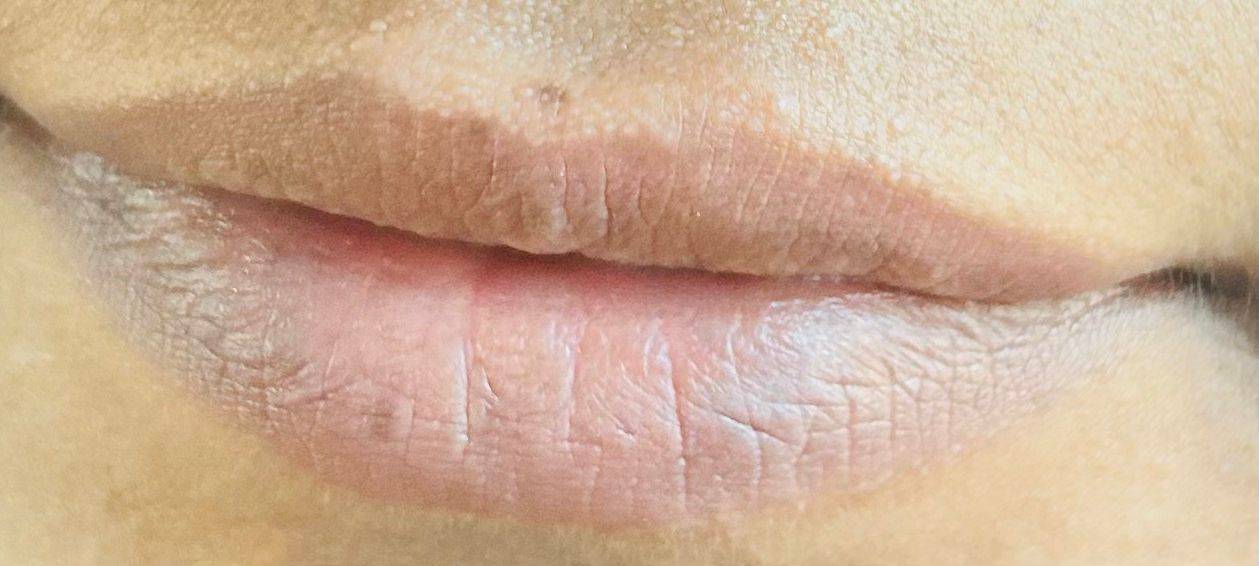
#> input picture IT22564818_Meyrushan_N/Model/Human_Body_Hydration_Managment_PP1/Test_04.jpeg, 1259 x 566 px
$ python -i lip_feature_extractor.py   (imports and definitions only)   (older library calls are emulated)
#> lines starting #> are read from the running program, lines starting #| are printed output that depends on the picture
#> further down, picture is the input picture: shape (566, 1259, 3); mean B, G, R 150.3, 175.6, 205.8
"""
Advanced Feature Extraction for Lip Hydration Analysis
Extracts multi-modal features: texture, color, spatial patterns

NOTE: This is used for SUPPLEMENTARY analysis only.
The CNN model makes the primary prediction.
These features provide additional signals (crack severity, redness, etc.)
"""
import numpy as np
import cv2
from PIL import Image
from skimage.feature import local_binary_pattern


# ======================================================
# 1. LIP REGION DETECTION & CROPPING
# ======================================================
def detect_and_crop_lips(image):
    """
    Detect lip region from image.

    Since training data is already lip-area crops,
    this does a CLEAN tight crop (no black masking) if face is found.
    If no face found (already a lip crop), returns image as-is.

    Returns (cropped_image, success_flag, landmarks)
    """
    try:
        import mediapipe as mp

        mp_face_mesh = mp.solutions.face_mesh
        face_mesh = mp_face_mesh.FaceMesh(
            static_image_mode=True,
            max_num_faces=1,
            refine_landmarks=True,
            min_detection_confidence=0.5
        )

        img_np = np.array(image)
        if len(img_np.shape) == 3 and img_np.shape[2] == 3:
            img_rgb = img_np
        else:
            img_rgb = cv2.cvtColor(img_np, cv2.COLOR_BGR2RGB)

        results = face_mesh.process(img_rgb)
        face_mesh.close()

        if results.multi_face_landmarks:
            landmarks = results.multi_face_landmarks[0]
            h, w = img_rgb.shape[:2]

            # Outer lip indices for crop boundary
            lip_outer_indices = [
                61, 146, 91, 181, 84, 17, 314, 405, 321, 375, 291,
                409, 270, 269, 267, 0, 37, 39, 40, 185
            ]

            # Get bounding box from outer lip
            lip_points = np.array([
                (int(landmarks.landmark[i].x * w), int(landmarks.landmark[i].y * h))
                for i in lip_outer_indices
            ], dtype=np.int32)

            x, y, bw, bh = cv2.boundingRect(lip_points)

            # Small padding (5% of lip size)
            pad_x = max(3, int(bw * 0.05))
            pad_y = max(3, int(bh * 0.05))

            x1 = max(0, x - pad_x)
            y1 = max(0, y - pad_y)
            x2 = min(w, x + bw + pad_x)
            y2 = min(h, y + bh + pad_y)

            # CLEAN crop — no black masking
            cropped = image.crop((x1, y1, x2, y2))

            lip_coords = [
                (landmarks.landmark[i].x * w - x1,
                 landmarks.landmark[i].y * h - y1)
                for i in lip_outer_indices
            ]

            return cropped, True, lip_coords

        # No face found — image is likely already a lip crop
        return image, False, None

    except ImportError:
        return image, False, None
    except Exception as e:
        print(f"[Warning] Lip detection failed: {e}")
        return image, False, None


# ======================================================
# 2. COLOR FEATURE EXTRACTION
# ======================================================
# [94 lines left out: functions extract_color_features, analyze_lip_texture, not called in this run]


# ======================================================
# 4. AUTOMATIC IMAGE ENHANCEMENT
# ======================================================
def auto_adjust_image(image):
    """
    Light enhancement for feature extraction.
    Only CLAHE on lightness — no double-enhancing.
    """
    img_np = np.array(image)

    # Use LAB color space — enhance L channel only
    lab = cv2.cvtColor(img_np, cv2.COLOR_RGB2LAB)
#> lab: shape (566, 1259, 3); mean of channels 0, 1, 2 180.2, 126.6, 109.7
    l_ch, a_ch, b_ch = cv2.split(lab)
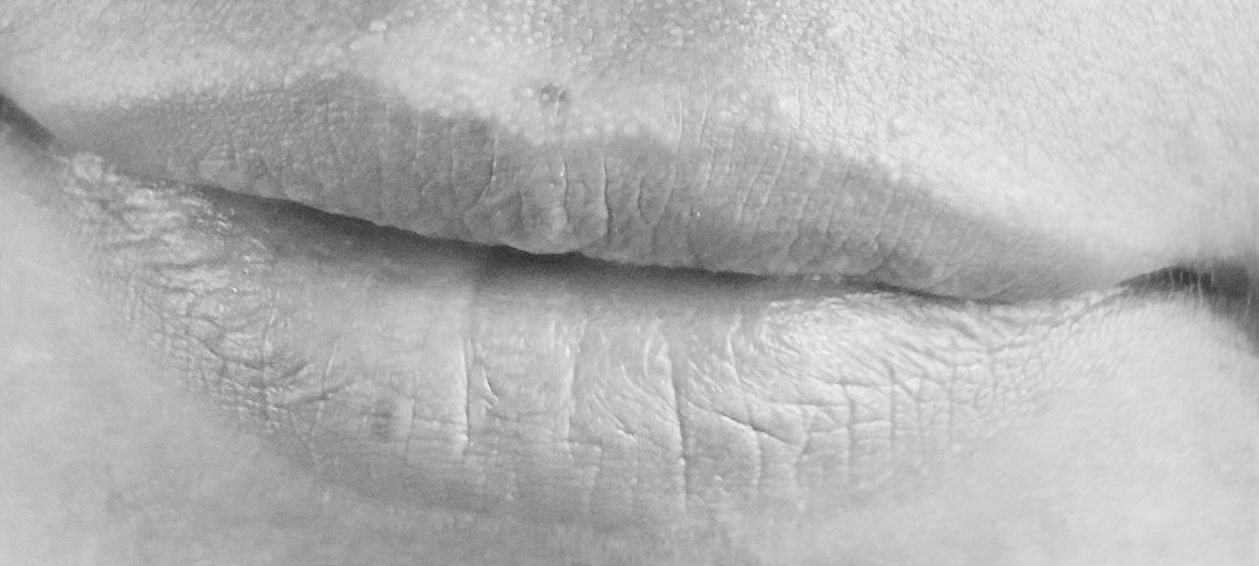
#> l_ch: shape (566, 1259); min 45, max 245, mean 180.2
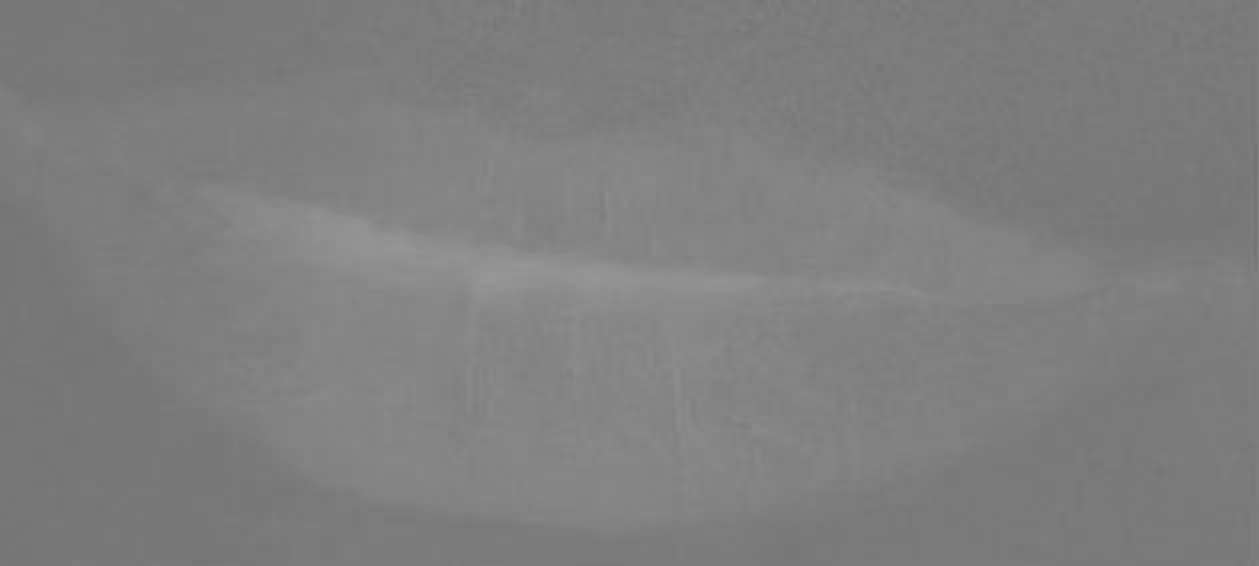
#> a_ch: shape (566, 1259); min 115, max 152, mean 126.6
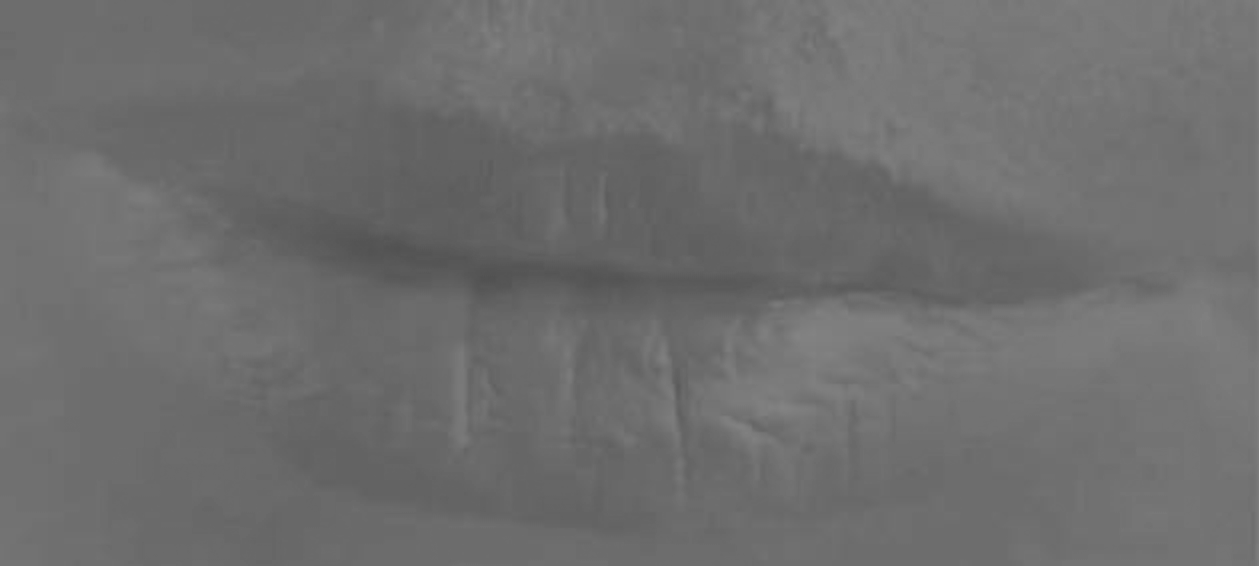
#> b_ch: shape (566, 1259); min 81, max 132, mean 109.7

    # CLAHE only (no equalizeHist — that was causing over-processing)
    clahe = cv2.createCLAHE(clipLimit=2.0, tileGridSize=(8, 8))
    l_ch = clahe.apply(l_ch)
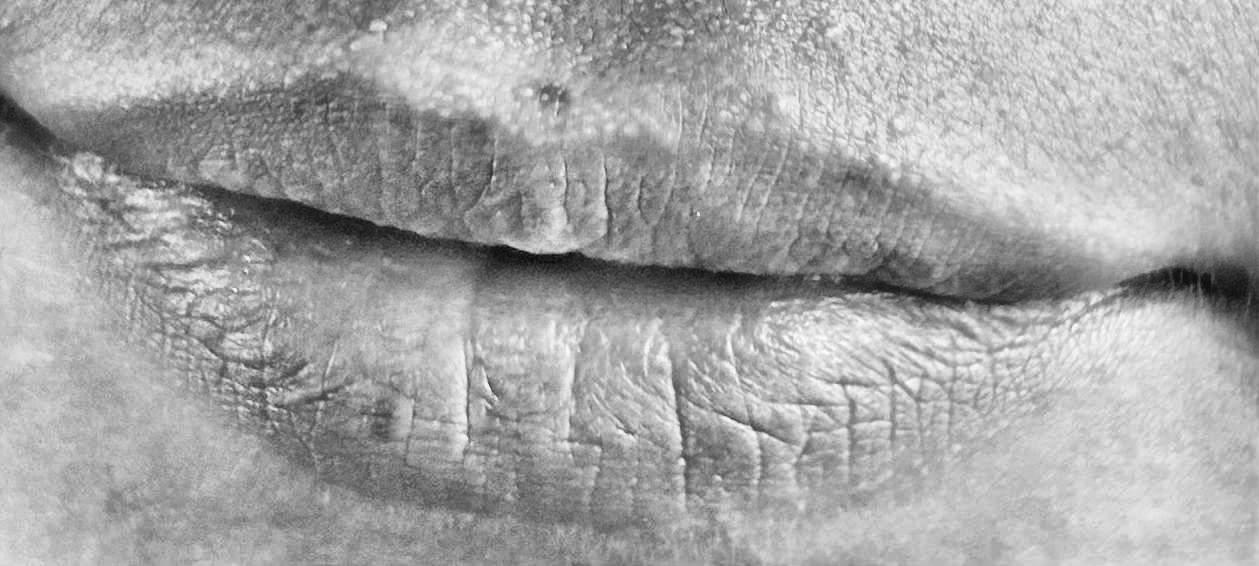
#> l_ch: shape (566, 1259); min 13, max 251, mean 165.7

    enhanced = cv2.cvtColor(cv2.merge([l_ch, a_ch, b_ch]), cv2.COLOR_LAB2RGB)
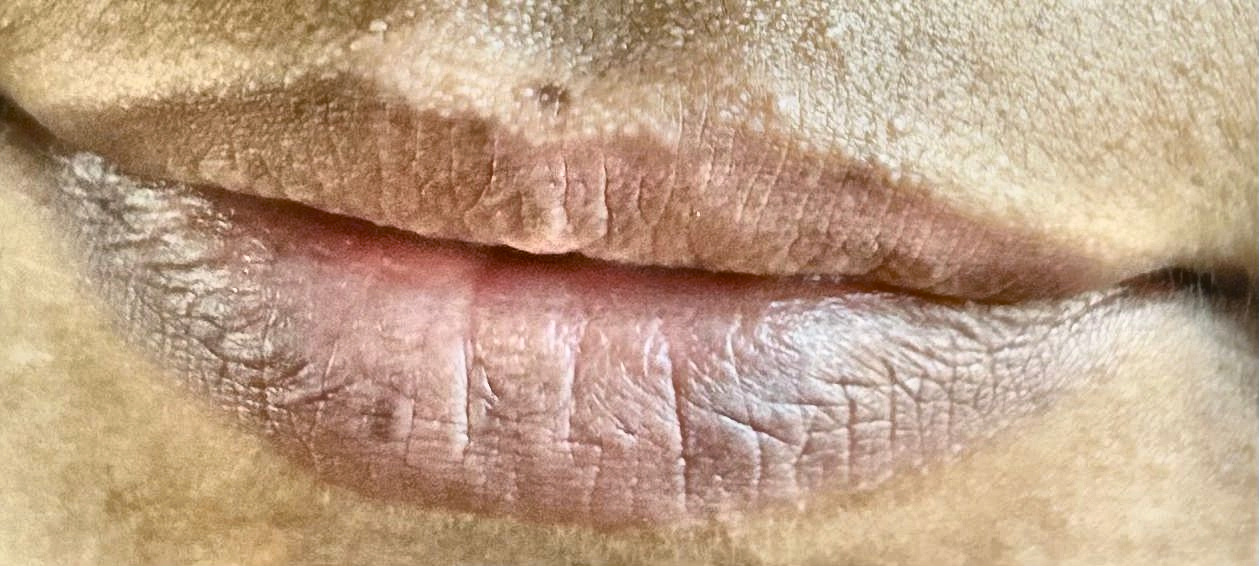
#> enhanced: shape (566, 1259, 3); mean B, G, R 135.3, 161, 190.6

    return Image.fromarray(enhanced)


# ======================================================
# 5. COMBINED FEATURE EXTRACTION
# ======================================================
def extract_all_features(image, auto_enhance=True):
    """
    Main feature extraction pipeline.
    Returns dict with all features + metadata.
    """
    original_image = image
    if auto_enhance:
        image = auto_adjust_image(image)

    # Detect and crop lips (clean crop, no masking)
    cropped_image, lip_detected, landmarks = detect_and_crop_lips(image)

    # Extract features from cropped region
    color_features = extract_color_features(cropped_image)
    texture_features = analyze_lip_texture(cropped_image)

    all_features = {
        **color_features,
        **texture_features,
        'lip_detected': lip_detected,
        'image_enhanced': auto_enhance,
        'crop_success': lip_detected
    }

    return {
        'features': all_features,
        'processed_image': cropped_image,
        'enhanced_image': image if auto_enhance else original_image,
        'landmarks': landmarks,
        'metadata': {
            'original_size': original_image.size,
            'processed_size': cropped_image.size,
            'lip_region_detected': lip_detected
        }
    }


# ======================================================
# 6. FEATURE-BASED QUALITY SCORE
# ======================================================
# [22 lines left out: function calculate_image_quality_score, not called in this run]

>>> import cv2
>>> picture = cv2.imread('../../../IT22564818_Meyrushan_N/Model/Human_Body_Hydration_Managment_PP1/Test_04.jpeg')
#> (the run stopped early here; a loop or call above may not have finished)

$ run again, on IT22564818_Meyrushan_N/Model/Human_Body_Hydration_Managment_PP1/Test_06.jpeg
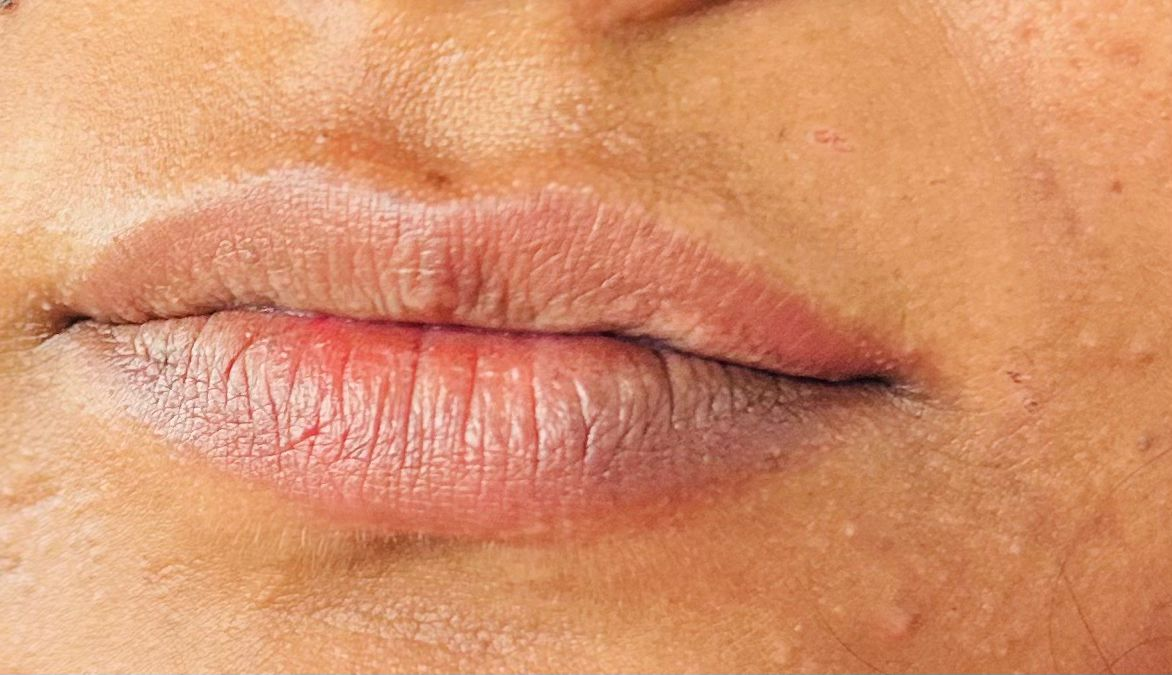
#> input picture IT22564818_Meyrushan_N/Model/Human_Body_Hydration_Managment_PP1/Test_06.jpeg, 1172 x 675 px
#> picture is the input picture: shape (675, 1172, 3); mean B, G, R 108, 146.7, 215.6
#> lab: shape (675, 1172, 3); mean of channels 0, 1, 2 154.6, 134.4, 88.6
#> in auto_adjust_image, `l_ch = clahe.apply(l_ch)`:
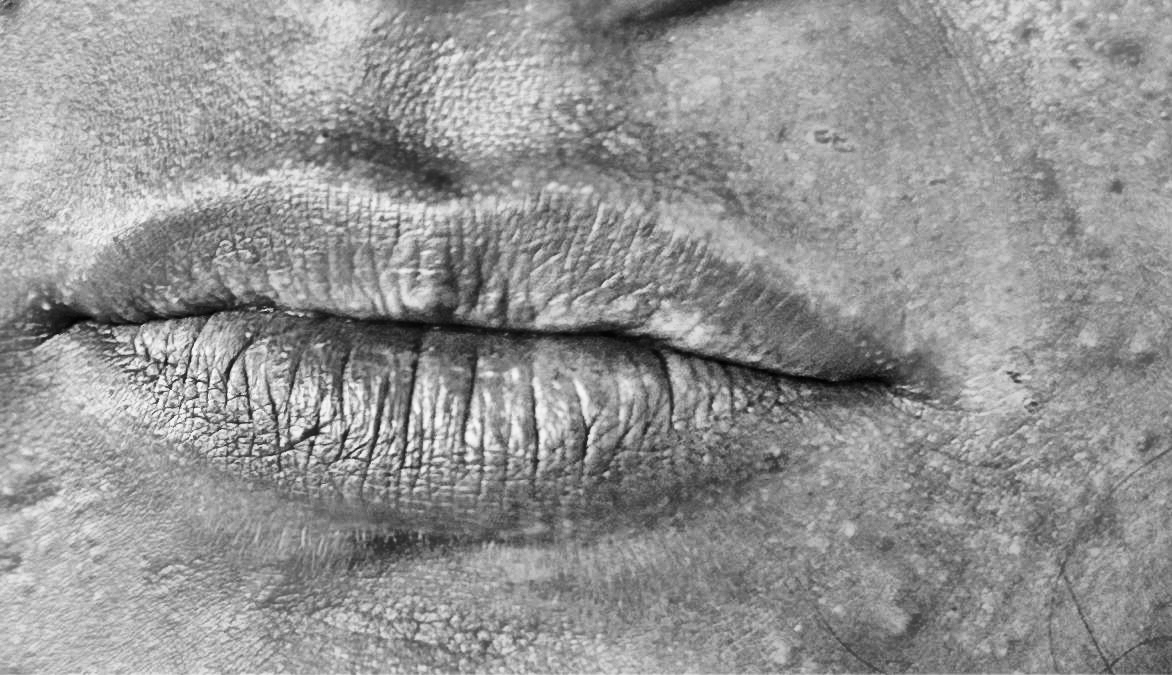
#> l_ch: shape (675, 1172); min 1, max 250, mean 147.5
#> in auto_adjust_image, `enhanced = cv2.cvtColor(cv2.merge([l_ch, a_ch, b_ch]), cv2.COLOR_LAB2R..`:
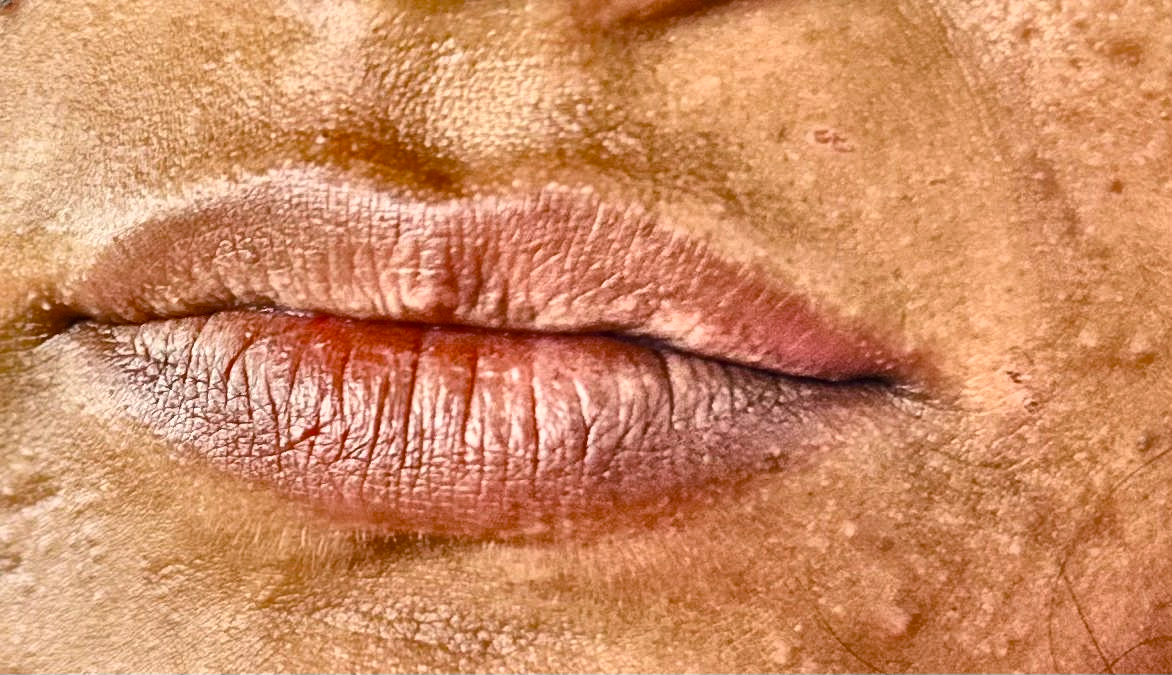
#> enhanced: shape (675, 1172, 3); mean B, G, R 99.1, 140, 207.4

$ run again, on IT22564818_Meyrushan_N/Model/Human_Body_Hydration_Managment_PP1/Test_07.jpeg
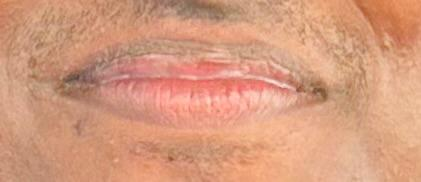
#> input picture IT22564818_Meyrushan_N/Model/Human_Body_Hydration_Managment_PP1/Test_07.jpeg, 421 x 182 px
#> picture is the input picture: shape (182, 421, 3); mean B, G, R 125.6, 154.8, 214.4
#> lab: shape (182, 421, 3); mean of channels 0, 1, 2 163, 133.2, 94.4
#> in auto_adjust_image, `l_ch = clahe.apply(l_ch)`:
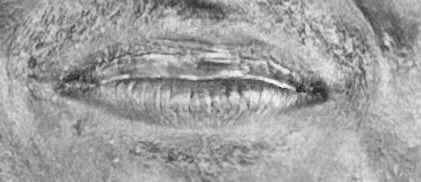
#> l_ch: shape (182, 421); min 40, max 246, mean 159.9
#> in auto_adjust_image, `enhanced = cv2.cvtColor(cv2.merge([l_ch, a_ch, b_ch]), cv2.COLOR_LAB2R..`:
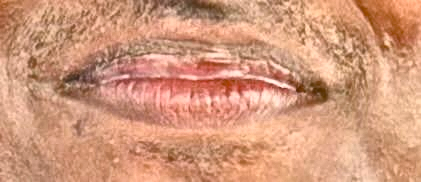
#> enhanced: shape (182, 421, 3); mean B, G, R 122.4, 152.2, 210.9

$ run again, on IT22564818_Meyrushan_N/Model/Human_Body_Hydration_Managment_PP1/Test_01.png
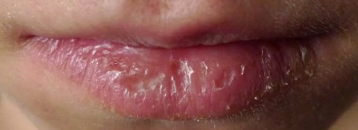
#> input picture IT22564818_Meyrushan_N/Model/Human_Body_Hydration_Managment_PP1/Test_01.png, 358 x 130 px
#> picture is the input picture: shape (130, 358, 3); mean B, G, R 77.4, 83.4, 131.5
#> lab: shape (130, 358, 3); mean of channels 0, 1, 2 92.5, 139.2, 100.3
#> in auto_adjust_image, `l_ch = clahe.apply(l_ch)`:
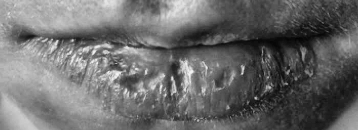
#> l_ch: shape (130, 358); min 2, max 247, mean 107.4
#> in auto_adjust_image, `enhanced = cv2.cvtColor(cv2.merge([l_ch, a_ch, b_ch]), cv2.COLOR_LAB2R..`:
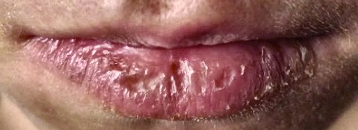
#> enhanced: shape (130, 358, 3); mean B, G, R 92.2, 97.5, 146.6
